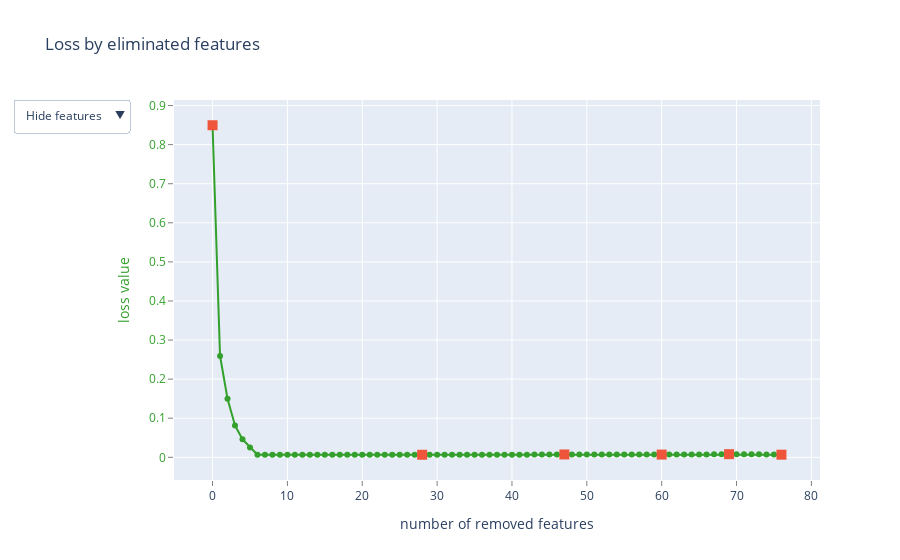

Write notebook code for a chart like this one.
### Markdown cell above
Run a feature selection algorithm with a desired step size and number of features. 
(Note: a larger step size can yield more accurate selections but will take a longer time to process)

### Code cell
from classifier_utils import select_features

get_features = select_features(
                               steps = 5,
                               train_pool=train_pool,
                               test_pool=test_pool,
                               nfeatures = 15
                               )

### Figure 1 — Plotly figure (JSON) as saved in the notebook; plotly's stock layout.template omitted (floating-point values rounded to 4 significant figures)
{"data": [{"line": {"color": "rgb(51,160,44)"}, "mode": "lines+markers", "name": "", "text": ["", "LDA_3", "LDA_0", "LDA_2", "LDA_4", "LDA_5", "LDA_1", "Yellow NDRI", "RedEdge", "NIR", "NDRI", "CoastalBlue^2", "CoastalBlue Blue", "CoastalBlue NIR", "Blue^2", "Blue GreenI", "Blue NIR", "Blue NDRI", "Blue NDGI", "Blue CIre", "GreenI NIR", "GreenI NDGI", "GreenI CIre", "Green^2", "Green Yellow", "Yellow^2", "Green Red", "Green NIR", "Green NDRI", "CoastalBlue NDGI", "GreenI Green", "Blue RedEdge", "NIR NDRI", "NDGI^2", "GreenI Yellow", "CoastalBlue Red", "Yellow RedEdge", "NIR NDGI", "Green CIre", "GreenI", "CIre^2", "NDRI NDGI", "Yellow Red", "CoastalBlue GreenI", "CoastalBlue CIre", "GreenI Red", "PC_7", "PC_6", "Red NDGI", "GreenI^2", "CoastalBlue", "Green RedEdge", "CoastalBlue RedEdge", "RedEdge NDRI", "GreenI RedEdge", "NDGI", "NIR CIre", "PC_3", "RedEdge NIR", "Green", "GreenI NDRI", "Yellow NDGI", "CoastalBlue Green", "Green NDGI", "RedEdge CIre", "Yellow", "Red RedEdge", "Blue Green", "NIR^2", "PC_4", "Blue Red", "Yellow CIre", "PC_0", "Blue Yellow", "NDGI CIre", "NDRI^2", "PC_5"], "type": "scatter", "x": [0, 1, 2, 3, 4, 5, 6, 7, 8, 9, 10, 11, 12, 13, 14, 15, 16, 17, 18, 19, 20, 21, 22, 23, 24, 25, 26, 27, 28, 29, 30, 31, 32, 33, 34, 35, 36, 37, 38, 39, 40, 41, 42, 43, 44, 45, 46, 47, 48, 49, 50, 51, 52, 53, 54, 55, 56, 57, 58, 59, 60, 61, 62, 63, 64, 65, 66, 67, 68, 69, 70, 71, 72, 73, 74, 75, 76], "y": [0.8496, 0.2592, 0.1497, 0.08152, 0.04607, 0.02485, 0.006514, 0.006514, 0.006514, 0.006514, 0.006514, 0.006514, 0.006514, 0.006514, 0.006514, 0.006514, 0.006514, 0.006514, 0.006514, 0.006514, 0.006514, 0.006514, 0.006514, 0.006514, 0.006514, 0.006514, 0.006514, 0.006514, 0.006514, 0.006483, 0.006463, 0.006457, 0.006465, 0.006481, 0.006501, 0.006524, 0.006553, 0.006584, 0.006619, 0.006661, 0.006712, 0.006767, 0.006826, 0.006896, 0.006985, 0.007076, 0.007161, 0.00725, 0.007317, 0.007335, 0.007339, 0.007324, 0.007307, 0.007286, 0.007264, 0.007233, 0.0072, 0.007156, 0.007101, 0.007036, 0.006961, 0.006974, 0.007007, 0.007044, 0.007124, 0.00721, 0.007355, 0.007542, 0.007771, 0.008021, 0.007959, 0.007883, 0.007806, 0.00765, 0.007404, 0.007061, 0.006687]}, {"marker": {"size": 10, "symbol": "square"}, "mode": "markers", "name": "", "text": ["", "Green NDRI", "PC_6", "GreenI NDRI", "PC_4", "PC_5"], "type": "scatter", "x": [0, 28, 47, 60, 69, 76], "y": [0.8496, 0.006514, 0.00725, 0.006961, 0.008021, 0.006687]}, {"mode": "text", "name": "", "text": ["", "88", "85", "87", "89", "90", "86", "53", "6", "7", "8", "11", "12", "18", "22", "23", "28", "29", "30", "31", "37", "39", "40", "41", "42", "49", "43", "45", "46", "20", "33", "27", "68", "74", "34", "16", "51", "69", "48", "2", "76", "72", "50", "13", "21", "35", "84", "83", "60", "32", "0", "44", "17", "64", "36", "9", "70", "80", "63", "3", "38", "54", "14", "47", "66", "4", "57", "24", "67", "81", "26", "55", "77", "25", "75", "71", "82"], "textfont": {"color": "rgb(51,160,44)", "family": "sans serif", "size": 18}, "textposition": "bottom center", "type": "scatter", "visible": false, "x": [0, 1, 2, 3, 4, 5, 6, 7, 8, 9, 10, 11, 12, 13, 14, 15, 16, 17, 18, 19, 20, 21, 22, 23, 24, 25, 26, 27, 28, 29, 30, 31, 32, 33, 34, 35, 36, 37, 38, 39, 40, 41, 42, 43, 44, 45, 46, 47, 48, 49, 50, 51, 52, 53, 54, 55, 56, 57, 58, 59, 60, 61, 62, 63, 64, 65, 66, 67, 68, 69, 70, 71, 72, 73, 74, 75, 76], "y": [0.8496, 0.2592, 0.1497, 0.08152, 0.04607, 0.02485, 0.006514, 0.006514, 0.006514, 0.006514, 0.006514, 0.006514, 0.006514, 0.006514, 0.006514, 0.006514, 0.006514, 0.006514, 0.006514, 0.006514, 0.006514, 0.006514, 0.006514, 0.006514, 0.006514, 0.006514, 0.006514, 0.006514, 0.006514, 0.006483, 0.006463, 0.006457, 0.006465, 0.006481, 0.006501, 0.006524, 0.006553, 0.006584, 0.006619, 0.006661, 0.006712, 0.006767, 0.006826, 0.006896, 0.006985, 0.007076, 0.007161, 0.00725, 0.007317, 0.007335, 0.007339, 0.007324, 0.007307, 0.007286, 0.007264, 0.007233, 0.0072, 0.007156, 0.007101, 0.007036, 0.006961, 0.006974, 0.007007, 0.007044, 0.007124, 0.00721, 0.007355, 0.007542, 0.007771, 0.008021, 0.007959, 0.007883, 0.007806, 0.00765, 0.007404, 0.007061, 0.006687]}, {"mode": "text", "name": "", "text": ["", "LDA_3", "LDA_0", "LDA_2", "LDA_4", "LDA_5", "LDA_1", "Yellow NDRI", "RedEdge", "NIR", "NDRI", "CoastalBlue^2", "CoastalBlue Blue", "CoastalBlue NIR", "Blue^2", "Blue GreenI", "Blue NIR", "Blue NDRI", "Blue NDGI", "Blue CIre", "GreenI NIR", "GreenI NDGI", "GreenI CIre", "Green^2", "Green Yellow", "Yellow^2", "Green Red", "Green NIR", "Green NDRI", "CoastalBlue NDGI", "GreenI Green", "Blue RedEdge", "NIR NDRI", "NDGI^2", "GreenI Yellow", "CoastalBlue Red", "Yellow RedEdge", "NIR NDGI", "Green CIre", "GreenI", "CIre^2", "NDRI NDGI", "Yellow Red", "CoastalBlue GreenI", "CoastalBlue CIre", "GreenI Red", "PC_7", "PC_6", "Red NDGI", "GreenI^2", "CoastalBlue", "Green RedEdge", "CoastalBlue RedEdge", "RedEdge NDRI", "GreenI RedEdge", "NDGI", "NIR CIre", "PC_3", "RedEdge NIR", "Green", "GreenI NDRI", "Yellow NDGI", "CoastalBlue Green", "Green NDGI", "RedEdge CIre", "Yellow", "Red RedEdge", "Blue Green", "NIR^2", "PC_4", "Blue Red", "Yellow CIre", "PC_0", "Blue Yellow", "NDGI CIre", "NDRI^2", "PC_5"], "textfont": {"color": "rgb(51,160,44)", "family": "sans serif", "size": 18}, "textposition": "bottom center", "type": "scatter", "visible": false, "x": [0, 1, 2, 3, 4, 5, 6, 7, 8, 9, 10, 11, 12, 13, 14, 15, 16, 17, 18, 19, 20, 21, 22, 23, 24, 25, 26, 27, 28, 29, 30, 31, 32, 33, 34, 35, 36, 37, 38, 39, 40, 41, 42, 43, 44, 45, 46, 47, 48, 49, 50, 51, 52, 53, 54, 55, 56, 57, 58, 59, 60, 61, 62, 63, 64, 65, 66, 67, 68, 69, 70, 71, 72, 73, 74, 75, 76], "y": [0.8496, 0.2592, 0.1497, 0.08152, 0.04607, 0.02485, 0.006514, 0.006514, 0.006514, 0.006514, 0.006514, 0.006514, 0.006514, 0.006514, 0.006514, 0.006514, 0.006514, 0.006514, 0.006514, 0.006514, 0.006514, 0.006514, 0.006514, 0.006514, 0.006514, 0.006514, 0.006514, 0.006514, 0.006514, 0.006483, 0.006463, 0.006457, 0.006465, 0.006481, 0.006501, 0.006524, 0.006553, 0.006584, 0.006619, 0.006661, 0.006712, 0.006767, 0.006826, 0.006896, 0.006985, 0.007076, 0.007161, 0.00725, 0.007317, 0.007335, 0.007339, 0.007324, 0.007307, 0.007286, 0.007264, 0.007233, 0.0072, 0.007156, 0.007101, 0.007036, 0.006961, 0.006974, 0.007007, 0.007044, 0.007124, 0.00721, 0.007355, 0.007542, 0.007771, 0.008021, 0.007959, 0.007883, 0.007806, 0.00765, 0.007404, 0.007061, 0.006687]}], "layout": {"showlegend": false, "title": {"text": "Loss by eliminated features"}, "updatemenus": [{"active": 0, "buttons": [{"args": [{"visible": [true, true, false, false]}], "label": "Hide features", "method": "update"}, {"args": [{"visible": [true, true, true, false]}], "label": "Show indices", "method": "update"}, {"args": [{"visible": [true, true, false, true]}], "label": "Show names", "method": "update"}], "pad": {"r": 10, "t": 10}, "showactive": true, "x": -0.25, "xanchor": "left", "y": 1.03, "yanchor": "top"}], "xaxis": {"gridcolor": "rgb(255,255,255)", "showgrid": true, "showline": false, "showticklabels": true, "tickcolor": "rgb(127,127,127)", "ticks": "outside", "title": {"text": "number of removed features"}, "zeroline": false}, "yaxis": {"gridcolor": "rgb(255,255,255)", "showgrid": true, "showline": false, "showticklabels": true, "tickcolor": "rgb(127,127,127)", "tickfont": {"color": "rgb(51,160,44)"}, "ticks": "outside", "title": {"font": {"color": "rgb(51,160,44)"}, "text": "loss value"}, "zeroline": false}}}
